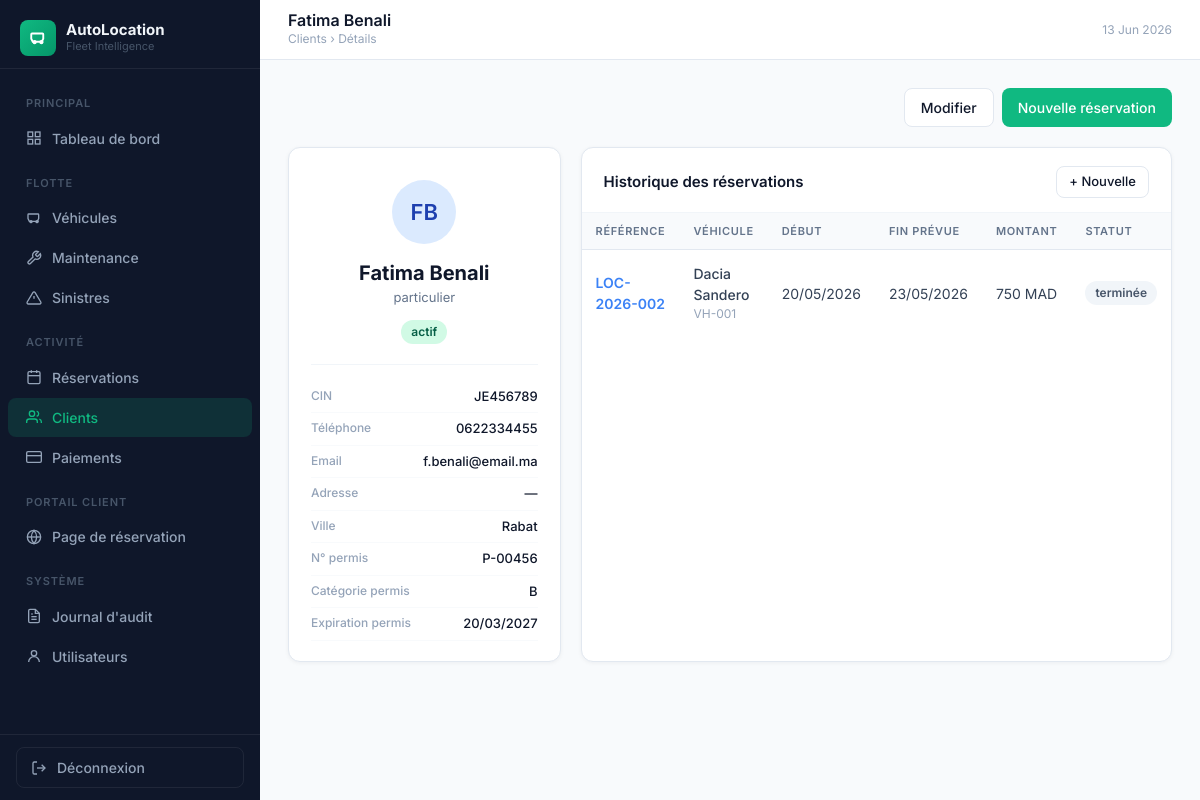
Page /?page=clients/show&id=2 (signed in) on the committed database.
### tables this page shows
CREATE TABLE IF NOT EXISTS `clients` (
  `id`                INT AUTO_INCREMENT PRIMARY KEY,
  `nom`               VARCHAR(100) NOT NULL,
  `prenom`            VARCHAR(100) NOT NULL,
  `email`             VARCHAR(150) DEFAULT NULL,
  `telephone`         VARCHAR(20)  DEFAULT NULL,
  `adresse`           TEXT         DEFAULT NULL,
  `ville`             VARCHAR(100) DEFAULT NULL,
  `cin`               VARCHAR(30)  DEFAULT NULL UNIQUE,
  `permis_numero`     VARCHAR(50)  DEFAULT NULL,
  `permis_categorie`  VARCHAR(20)  DEFAULT 'B',
  `permis_expiration` DATE         DEFAULT NULL,
  `type_client`       ENUM('particulier','entreprise') DEFAULT 'particulier',
  `entreprise`        VARCHAR(150) DEFAULT NULL,
  `statut`            ENUM('actif','suspendu','liste_noire') DEFAULT 'actif',
  `notes`             TEXT         DEFAULT NULL,
  `created_at`        TIMESTAMP DEFAULT CURRENT_TIMESTAMP
);

CREATE TABLE IF NOT EXISTS `reservations` (
  `id`                   INT AUTO_INCREMENT PRIMARY KEY,
  `reference`            VARCHAR(30)   NOT NULL UNIQUE,
  `client_id`            INT           NOT NULL,
  `vehicle_id`           INT           NOT NULL,
  `statut`               ENUM('en attente','confirmée','en cours','terminée','annulée') DEFAULT 'en attente',
  `date_debut`           DATETIME      NOT NULL,
  `date_fin_prevue`      DATETIME      NOT NULL,
  `date_retour_effectif` DATETIME      DEFAULT NULL,
  `lieu_depart`          VARCHAR(150)  DEFAULT NULL,
  `lieu_retour`          VARCHAR(150)  DEFAULT NULL,
  `km_depart`            INT           DEFAULT NULL,
  `km_retour`            INT           DEFAULT NULL,
  `prix_jour`            DECIMAL(10,2) DEFAULT NULL,
  `nb_jours`             INT           DEFAULT NULL,
  `caution`              DECIMAL(10,2) DEFAULT 0.00,
  `montant_total`        DECIMAL(10,2) DEFAULT NULL,
  `frais_extra`          DECIMAL(10,2) DEFAULT 0.00,
  `commentaire`          TEXT          DEFAULT NULL,
  `created_by`           INT           DEFAULT NULL,
  `created_at`           TIMESTAMP DEFAULT CURRENT_TIMESTAMP,
  FOREIGN KEY (`client_id`)  REFERENCES `clients`(`id`),
  FOREIGN KEY (`vehicle_id`) REFERENCES `vehicles`(`id`),
  FOREIGN KEY (`created_by`) REFERENCES `users`(`id`) ON DELETE SET NULL
);

CREATE TABLE IF NOT EXISTS `vehicles` (
  `id`                    INT AUTO_INCREMENT PRIMARY KEY,
  `numero`                VARCHAR(50)  NOT NULL UNIQUE,
  `immatriculation`       VARCHAR(20)  DEFAULT NULL,
  `marque`                VARCHAR(100) DEFAULT NULL,
  `modele`                VARCHAR(100) DEFAULT NULL,
  `annee`                 INT          DEFAULT NULL,
  `couleur`               VARCHAR(50)  DEFAULT NULL,
  `nb_places`             INT          DEFAULT 5,
  `categorie`             ENUM('économique','berline','SUV','premium','utilitaire') DEFAULT 'berline',
  `kilometrage`           INT          DEFAULT 0,
  `statut`                ENUM('disponible','loué','maintenance','indisponible') DEFAULT 'disponible',
  `prix_jour`             DECIMAL(10,2) DEFAULT 0.00,
  `caution`               DECIMAL(10,2) DEFAULT 0.00,
  `carburant`             ENUM('essence','diesel','hybride','électrique') DEFAULT 'essence',
  `transmission`          ENUM('manuelle','automatique') DEFAULT 'manuelle',
  `description`           TEXT DEFAULT NULL,
  `image_url`             VARCHAR(500) DEFAULT NULL,
  `intervalle_vidange`    INT          DEFAULT 10000,
  `derniere_vidange_km`   INT          DEFAULT NULL,
  `date_derniere_vidange` DATE         DEFAULT NULL,
  `created_at`            TIMESTAMP DEFAULT CURRENT_TIMESTAMP
);

### views/clients/show.php (the view, shortened to what the rows shown need)
<?php $pageTitle = $client['prenom'].' '.$client['nom']; $pageBreadcrumb = 'Clients › Détails'; ?>
<div style="display:grid;grid-template-columns:1fr 2fr;gap:20px;margin-bottom:24px;">
  <div class="card">
    <div class="card-body">
      <div style="text-align:center;padding:12px 0 20px;">
        <div class="avatar" style="width:64px;height:64px;font-size:22px;background:#dbeafe;color:#1e40af;margin:0 auto 14px;"><?= strtoupper(substr($client['prenom'],0,1).substr($client['nom'],0,1)) ?></div>
        <h2 style="font-size:20px;font-weight:700;color:#0f172a;"><?= h($client['prenom'].' '.$client['nom']) ?></h2>
        <div style="color:#64748b;font-size:13px;"><?= h($client['type_client']??'particulier') ?><?= !empty($client['entreprise']) ? ' · '.h($client['entreprise']) : '' ?></div>
        <div style="margin-top:10px;"><?= status_badge($client['statut']) ?></div>
      </div>
    </div>
  </div>
  <div class="card">
    <div style="overflow-x:auto;">
      <table class="data-table">
        <thead><tr><th>Référence</th><th>Véhicule</th><th>Début</th><th>Fin prévue</th><th>Montant</th><th>Statut</th></tr></thead>
        <tbody>
          <?php foreach ($reservations as $r): ?>
          <tr>
            <td><a href="<?= BASE_URL ?>/?page=reservations/show&id=<?= $r['id'] ?>" style="color:#3b82f6;font-weight:600;"><?= h($r['reference']) ?></a></td>
            <td>
              <div style="font-weight:500;"><?= h($r['marque'].' '.$r['modele']) ?></div>
              <div style="font-size:12px;color:#94a3b8;"><?= h($r['numero']??'') ?></div>
            </td>
            <td><?= date('d/m/Y', strtotime($r['date_debut'])) ?></td>
            <td><?= $r['date_fin_prevue'] ? date('d/m/Y', strtotime($r['date_fin_prevue'])) : '—' ?></td>
            <td><?= $r['montant_total'] ? number_format($r['montant_total'],0,',',' ').' MAD' : '—' ?></td>
            <td><?= status_badge($r['statut']) ?></td>
          </tr>
          <?php endforeach; ?>
        </tbody>
      </table>
    </div>
  </div>
</div>

### config/database.php (shortened to what the rows shown need)
<?php
function h(mixed $v): string { return htmlspecialchars((string)$v, ENT_QUOTES, 'UTF-8'); }
function status_badge(string $status): string {
    $map = [
        'disponible'  => 'badge-green',
        'loué'        => 'badge-blue',
        'maintenance' => 'badge-yellow',
        'indisponible'=> 'badge-red',
        'en attente'  => 'badge-yellow',
        'confirmée'   => 'badge-blue',
        'en cours'    => 'badge-green',
        'terminée'    => 'badge-gray',
        'annulée'     => 'badge-red',
        'actif'       => 'badge-green',
        'suspendu'    => 'badge-yellow',
        'liste_noire' => 'badge-red',
        'planifiée'   => 'badge-blue',
        'ouvert'      => 'badge-red',
        'clôturé'     => 'badge-gray',
    ];
    $cls = $map[$status] ?? 'badge-gray';
    return '<span class="badge ' . $cls . '">' . h($status) . '</span>';
}

### views/layouts/admin.php (shortened to what the rows shown need)
<!DOCTYPE html>
<html lang="fr">
<head>
  <script src="https://cdn.tailwindcss.com"></script>
</head>
<body>
<div class="main-content">
  <header class="topbar">
    <div style="display:flex;align-items:center;gap:14px;">
      <div>
        <h1 style="font-size:16px;font-weight:600;color:#0f172a;line-height:1.2;"><?= $pageTitle ?? 'Tableau de bord' ?></h1>
        <?php if (!empty($pageBreadcrumb)): ?>
        <div style="font-size:12px;color:#94a3b8;"><?= $pageBreadcrumb ?></div>
        <?php endif; ?>
      </div>
    </div>
  </header>
  <div class="page-body">
    <?= $content ?>
  </div>
</div>
</body>
</html>

### rows in the picture
clients: pageTitle "Fatima Benali", prenom+nom "FB", prenom+nom "Fatima Benali", type_client "particulier", statut "actif"
reservations: reference "LOC-2026-002", vehicle.modele "Dacia Sandero", vehicle.numero "VH-001", date_debut "20/05/2026", date_fin_prevue "23/05/2026", montant_total "750", statut "terminée"

### other values in the picture
$pageBreadcrumb "Clients › Détails"
$label "CIN"
$val "JE456789"
$label "Téléphone"
$val "0622334455"
$label "Email"
$val "f.benali@email.ma"
$label "Adresse"
$val "—"
$label "Ville"
$val "Rabat"
$label "N° permis"
$val "P-00456"
$label "Catégorie permis"
$val "B"
